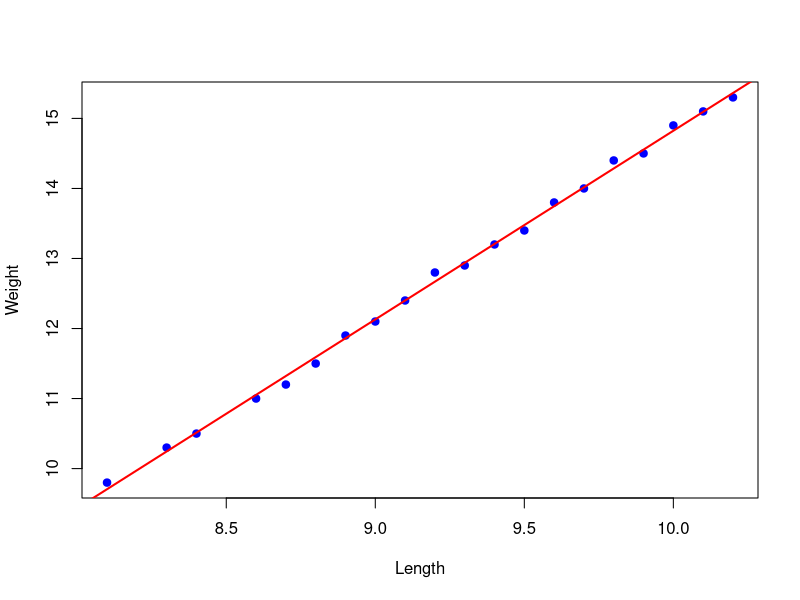
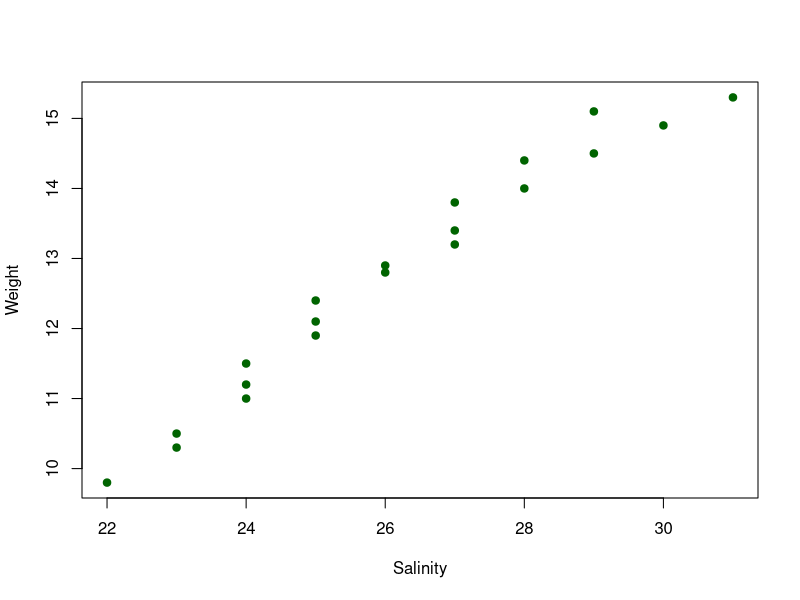
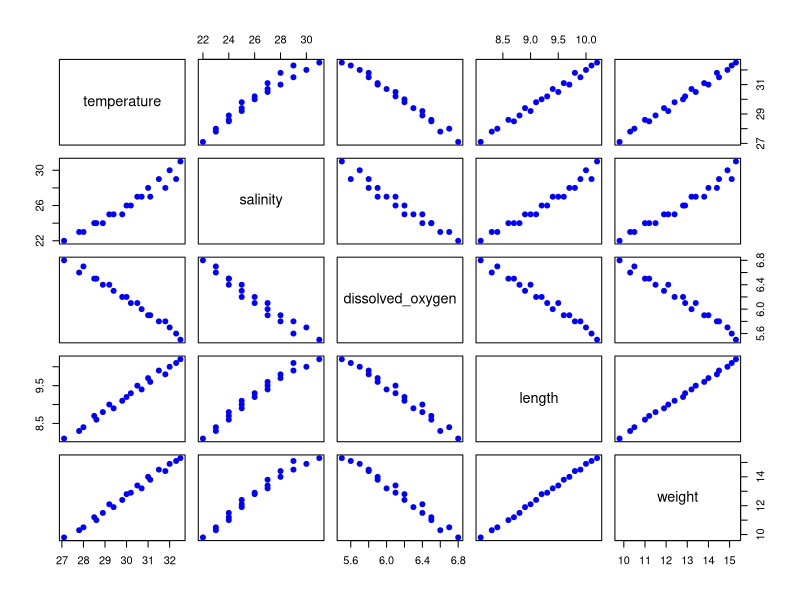
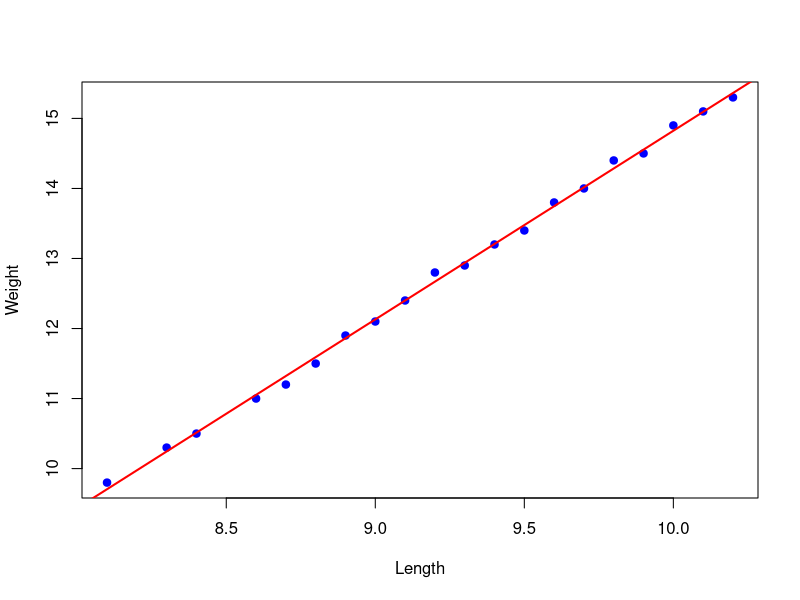
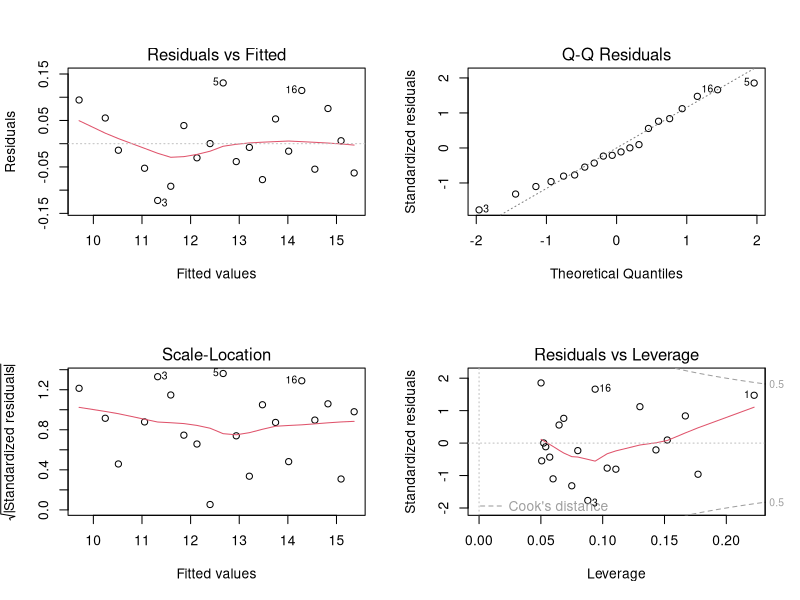
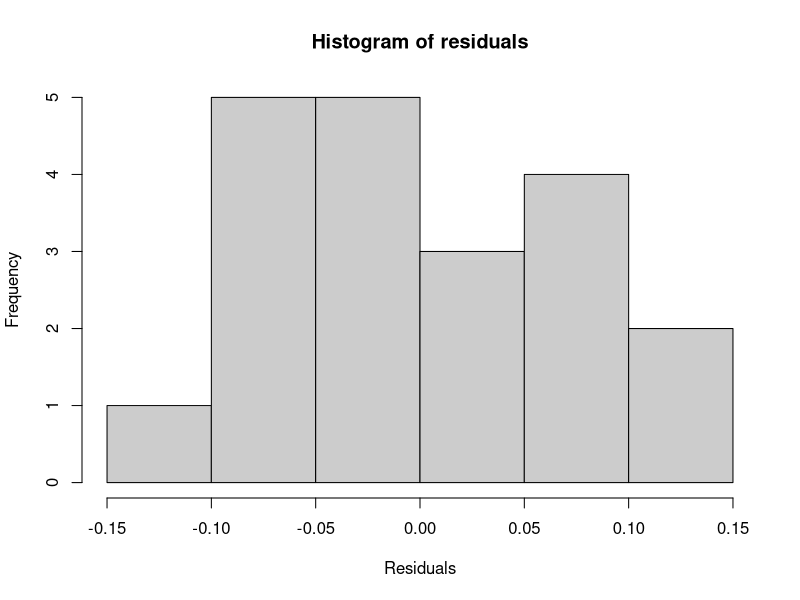
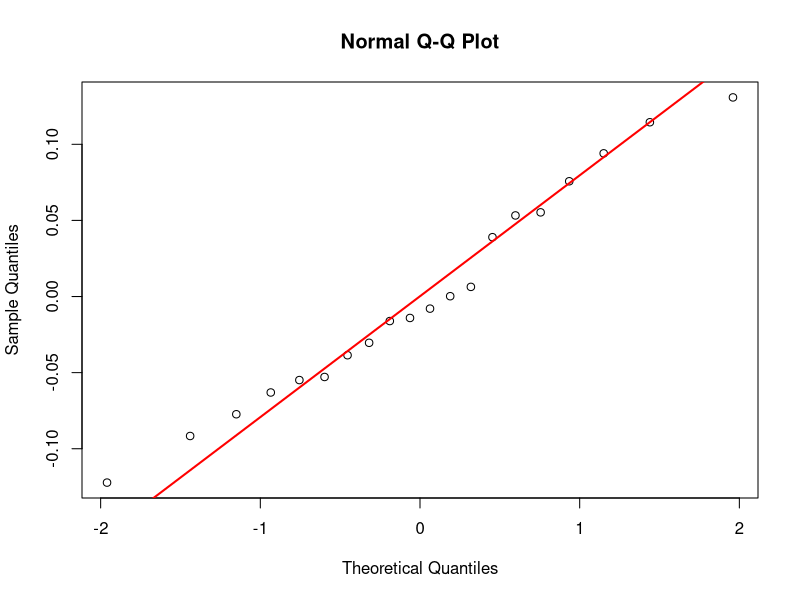

Here is the R script that generated these plots, in order:
shrimp_growth <- data.frame(
  temperature = c(27.1, 28.0, 28.5, 29.2, 30.0, 30.5, 31.0, 31.5, 32.0, 32.5,
                  27.8, 28.6, 29.4, 30.2, 31.1, 31.8, 32.3, 29.8, 30.7, 28.9),
  salinity = c(22, 23, 24, 25, 26, 27, 28, 29, 30, 31,
               23, 24, 25, 26, 27, 28, 29, 25, 27, 24),
  dissolved_oxygen = c(6.8, 6.7, 6.5, 6.4, 6.2, 6.1, 5.9, 5.8, 5.7, 5.5,
                       6.6, 6.5, 6.3, 6.1, 5.9, 5.8, 5.6, 6.2, 6.0, 6.4),
  length = c(8.1, 8.4, 8.7, 9.0, 9.2, 9.5, 9.7, 9.9, 10.0, 10.2,
             8.3, 8.6, 8.9, 9.3, 9.6, 9.8, 10.1, 9.1, 9.4, 8.8),
  weight = c(9.8, 10.5, 11.2, 12.1, 12.8, 13.4, 14.0, 14.5, 14.9, 15.3,
             10.3, 11.0, 11.9, 12.9, 13.8, 14.4, 15.1, 12.4, 13.2, 11.5)
)

head(shrimp_growth)

#===============================================================

plot(shrimp_growth$length, shrimp_growth$weight,
     xlab = "Length",
     ylab = "Weight",
     pch = 19,
     col = "blue")

abline(lm(weight ~ length, data = shrimp_growth),
       col = "red",
       lwd = 2)

#===============================================================


cor.test(shrimp_growth$length, shrimp_growth$weight,
         method = "pearson")
#===============================================================

plot(shrimp_growth$salinity, shrimp_growth$weight,
     xlab = "Salinity",
     ylab = "Weight",
     pch = 19,
     col = "darkgreen")

#===============================================================

cor.test(shrimp_growth$salinity, shrimp_growth$weight, method = "spearman")
#===============================================================

cor(shrimp_growth)
round(cor(shrimp_growth), 2)
#===============================================================

pairs(shrimp_growth,
      pch = 19,
      col = "blue")
#===============================================================

model_simple <- lm(weight ~ length, data = shrimp_growth)

summary(model_simple)

#===============================================================

plot(shrimp_growth$length, shrimp_growth$weight,
     xlab = "Length",
     ylab = "Weight",
     pch = 19,
     col = "blue")

abline(model_simple,
       col = "red",
       lwd = 2)
#===============================================================

par(mfrow = c(2, 2))
plot(model_simple)
par(mfrow = c(1, 1))
#===============================================================

shapiro.test(residuals(model_simple))
#===============================================================

hist(residuals(model_simple),
     xlab = "Residuals",
     main = "Histogram of residuals",
     col = "gray80")
#===============================================================

qqnorm(residuals(model_simple))
qqline(residuals(model_simple), col = "red", lwd = 2)
#===============================================================

#===============================================================
model_multiple <- lm(weight ~ temperature + salinity + dissolved_oxygen,
                     data = shrimp_growth)

summary(model_multiple)
#===============================================================

new_shrimp <- data.frame(
  length = c(9.5)
)

predict(model_simple, newdata = new_shrimp)
#===============================================================

predict(model_simple, newdata = new_shrimp,
        interval = "confidence")
#===============================================================

predict(model_simple, newdata = new_shrimp,
        interval = "prediction")
#===============================================================

model_temp <- lm(weight ~ temperature, data = shrimp_growth)

model_temp_sal <- lm(weight ~ temperature + salinity, data = shrimp_growth)

anova(model_temp, model_temp_sal)

#===============================================================
#===============================================================
#===============================================================
#===============================================================
#===============================================================
#===============================================================
